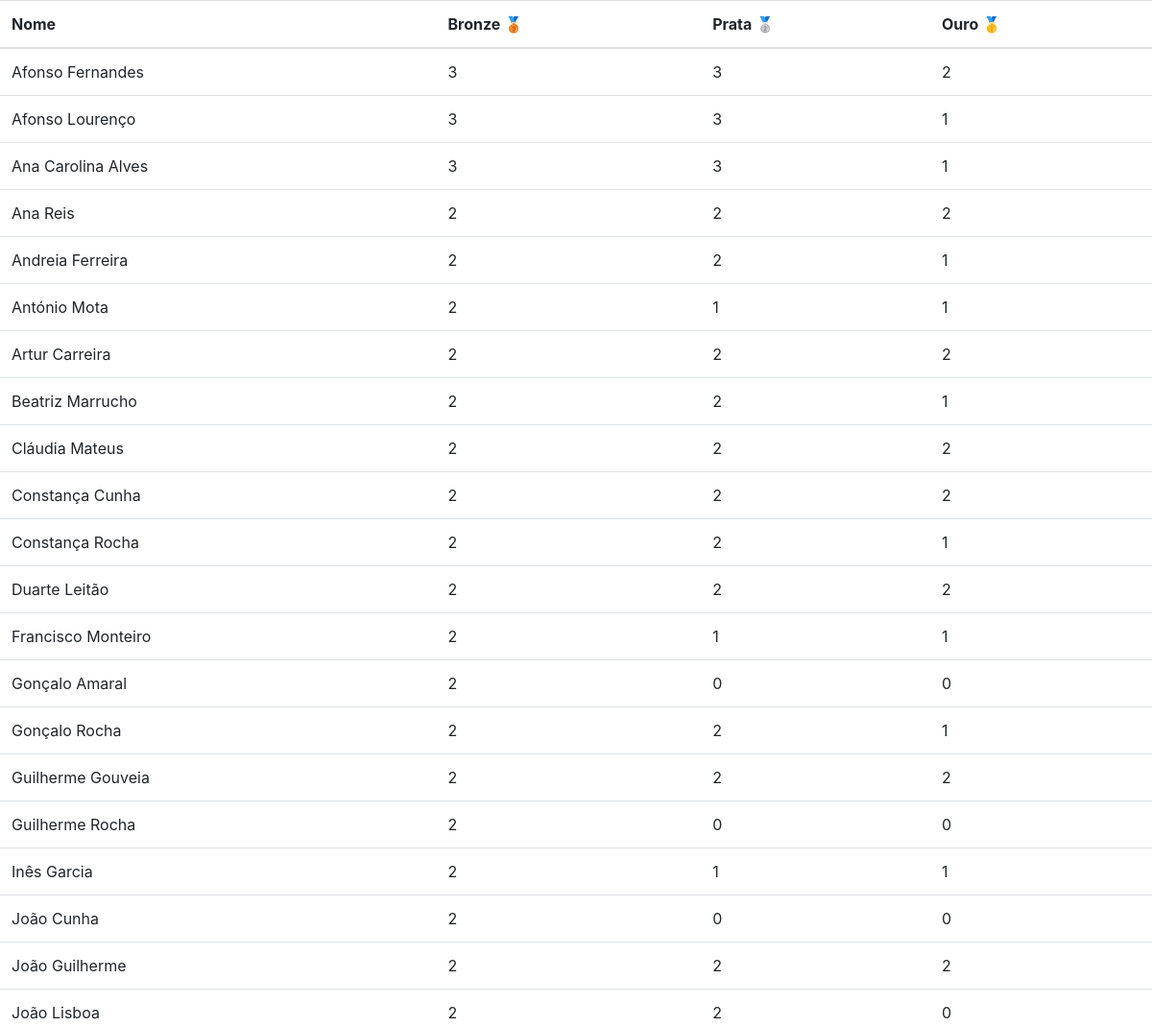
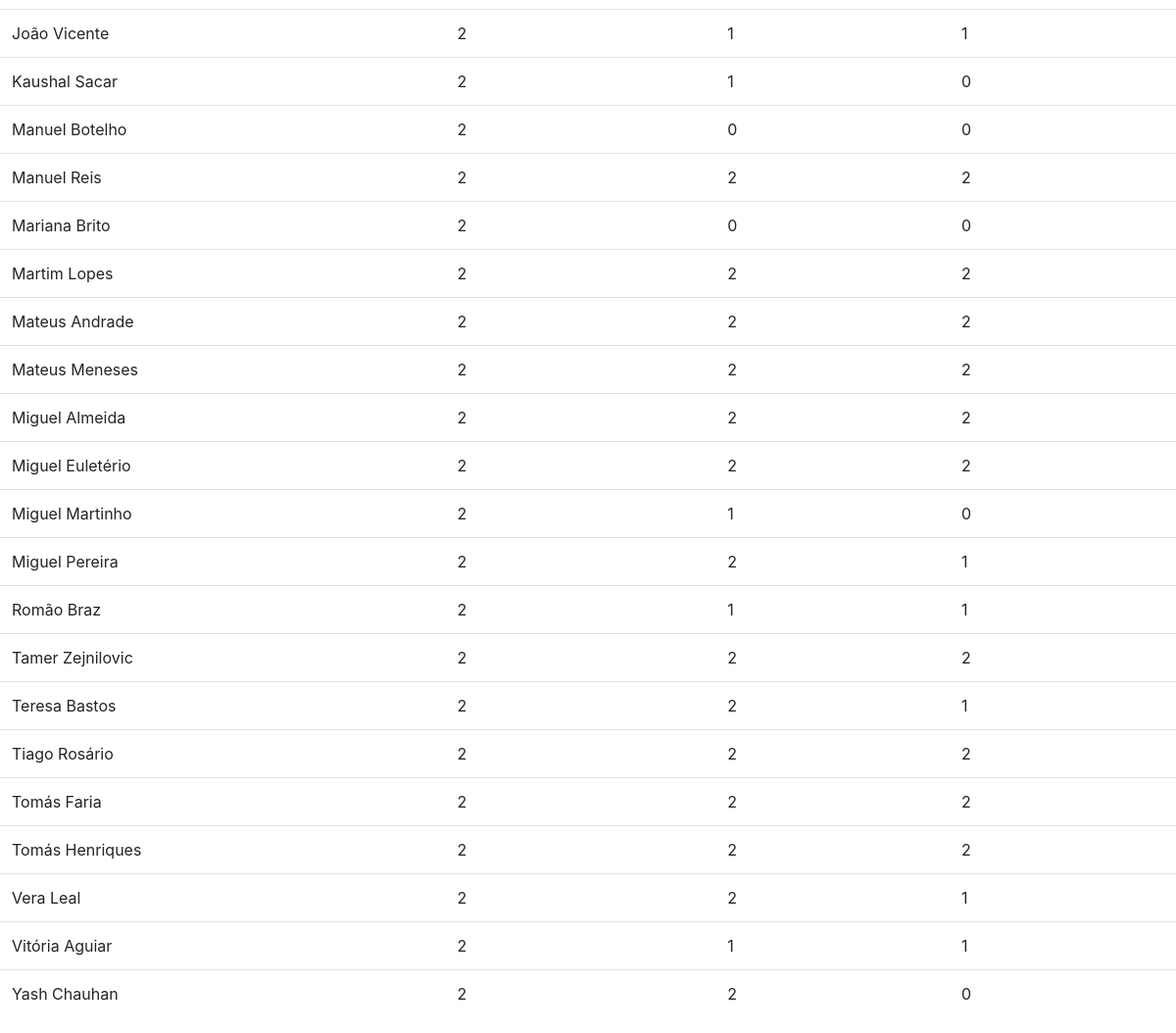
The page / on the database its author committed (2 pictures, top to bottom).
### tabelas_db.py (models this page shows, shortened)
class Aluno(db.Model):
    id = db.Column(db.Integer, primary_key=True)
    mail = db.Column(db.String(50))
    nome = db.Column(db.String(50))
    bronze = db.Column(db.Integer)
    prata = db.Column(db.Integer)
    ouro = db.Column(db.Integer)

### leaderboard.py (the view)
@app.route('/', methods=['GET'])
def leaderboard():
    leaderboard = []
    for aluno in Aluno.query.order_by(Aluno.nome).all():
        leaderboard += [aluno.__dict__]
    return render_template('leaderboard.html', leaderboard=leaderboard)

### templates/leaderboard.html (shortened to what this page needs)
<!DOCTYPE html>
<html lang="en">
<head>
    <link rel="stylesheet" href="https://stackpath.bootstrapcdn.com/bootstrap/4.3.1/css/bootstrap.min.css">
</head>
<body>
    <table class="table table-hover">
        <thead>
            <tr>
                <th scope="col">Nome</th>
                <th scope="col">Bronze 🥉</th>
                <th scope="col">Prata 🥈</th>
                <th scope="col">Ouro 🥇</th>
            </tr>
        </thead>
        <tbody>
            {% for i in range(leaderboard|length) %}
            <tr>
                <td>{{ leaderboard[i]['nome'] }}</td>
                <td>{{ leaderboard[i]['bronze'] }}</td>
                <td>{{ leaderboard[i]['prata'] }}</td>
                <td>{{ leaderboard[i]['ouro'] }}</td>
            </tr>
            {% endfor %}
        </tbody>
    </table>
</body>
</html>

### rows shown on the page
Aluno: nome "Afonso Fernandes"
Aluno: nome "Afonso Lourenço"
Aluno: nome "Ana Carolina Alves"
Aluno: nome "Ana Reis"
Aluno: nome "Andreia Ferreira"
Aluno: nome "António Mota"
Aluno: nome "Artur Carreira"
Aluno: nome "Beatriz Marrucho"
Aluno: nome "Cláudia Mateus"
Aluno: nome "Constança Cunha"
Aluno: nome "Constança Rocha"
Aluno: nome "Duarte Leitão"
Aluno: nome "Francisco Monteiro"
Aluno: nome "Gonçalo Amaral"
Aluno: nome "Gonçalo Rocha"
Aluno: nome "Guilherme Gouveia"
Aluno: nome "Guilherme Rocha"
Aluno: nome "Inês Garcia"
Aluno: nome "João Cunha"
Aluno: nome "João Guilherme"
Aluno: nome "João Lisboa"
Aluno: nome "João Vicente"
Aluno: nome "Kaushal Sacar"
Aluno: nome "Manuel Botelho"
Aluno: nome "Manuel Reis"
Aluno: nome "Mariana Brito"
Aluno: nome "Martim Lopes"
Aluno: nome "Mateus Andrade"
Aluno: nome "Mateus Meneses"
Aluno: nome "Miguel Almeida"
Aluno: nome "Miguel Euletério"
Aluno: nome "Miguel Martinho"
Aluno: nome "Miguel Pereira"
Aluno: nome "Romão Braz"
Aluno: nome "Tamer Zejnilovic"
Aluno: nome "Teresa Bastos"
Aluno: nome "Tiago Rosário"
Aluno: nome "Tomás Faria"
Aluno: nome "Tomás Henriques"
Aluno: nome "Vera Leal"
Aluno: nome "Vitória Aguiar"
Aluno: nome "Yash Chauhan"

### other values the page prints
{{ leaderboard[i]['bronze'] }} "3" "3" "3" "2" "2" "2" "2" "2" "2" "2" "2" "2" "2" "2" "2" "2" "2" "2" "2" "2" "2" "2" "2" "2" "2" "2" "2" "2" "2" "2" "2" "2" "2" "2" "2" "2" "2" "2" "2" "2" "2" "2"
{{ leaderboard[i]['prata'] }} "3" "3" "3" "2" "2" "1" "2" "2" "2" "2" "2" "2" "1" "0" "2" "2" "0" "1" "0" "2" "2" "1" "1" "0" "2" "0" "2" "2" "2" "2" "2" "1" "2" "1" "2" "2" "2" "2" "2" "2" "1" "2"
{{ leaderboard[i]['ouro'] }} "2" "1" "1" "2" "1" "1" "2" "1" "2" "2" "1" "2" "1" "0" "1" "2" "0" "1" "0" "2" "0" "1" "0" "0" "2" "0" "2" "2" "2" "2" "2" "0" "1" "1" "2" "1" "2" "2" "2" "1" "1" "0"
